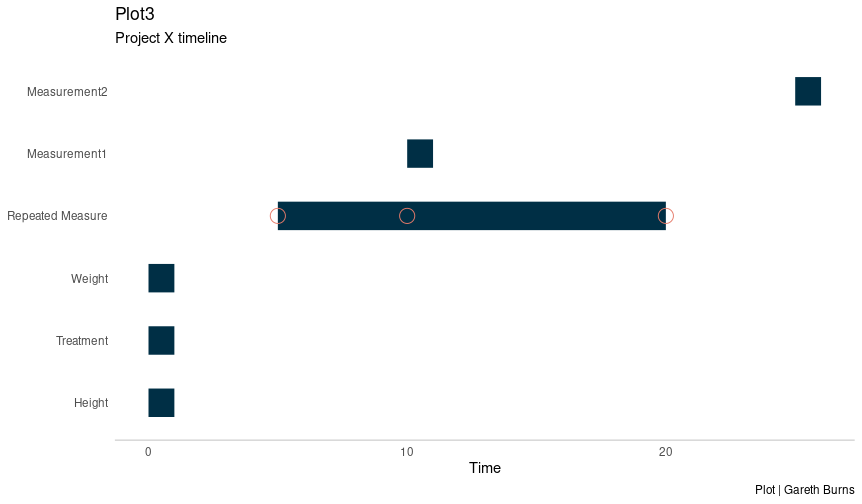

Write R code to recreate this figure.
# Title: Plot 3
# Author: Gareth Burns
# Creation Date: 05/03/2024
# Description: Gannt (minimal)

# Load Libraries ----------------------------------------------------------

library(ggplot2)
library(ggrepel)

data <- data.frame(
  start = c(0, 0, 0, 10, 25, 5),
  end = c(1, 1, 1, 11, 26, 20),
  position = c(1, 1.2, 1.4, 1, 1, 1),
  label = c(
    "Treatment",
    "Height",
    "Weight",
    "Measurement1",
    "Measurement2",
    "Repeated Measure"
  )
)

events <-  data.frame(
  time = c(5, 10, 20),
  position = c(2, 2, 2),
  label = "Repeated Measure",
  event = c(1, 2, 3)
)

ggplot(data = data, aes(
  x = start,
  xend = end,
  y = reorder(label, start),
  yend = label
)) +
  geom_segment(linewidth = 10, colour = "#002f45") +
  geom_point(
    data = events,
    aes(x = time, y = label),
    shape = 1,
    colour = "#e57a69",
    size = 5,
    inherit.aes = FALSE
  ) +
  ggtitle(label = "Plot3",
          subtitle = "Project X timeline") +
  labs(caption = "Plot | Gareth Burns") +
  xlab("Time") +
  theme_minimal() +
  theme(
    axis.title.y = element_blank(),
    axis.line.x = element_line(colour = "lightgrey"),
    panel.grid.major = element_blank(),
    panel.grid.minor = element_blank()
  )
